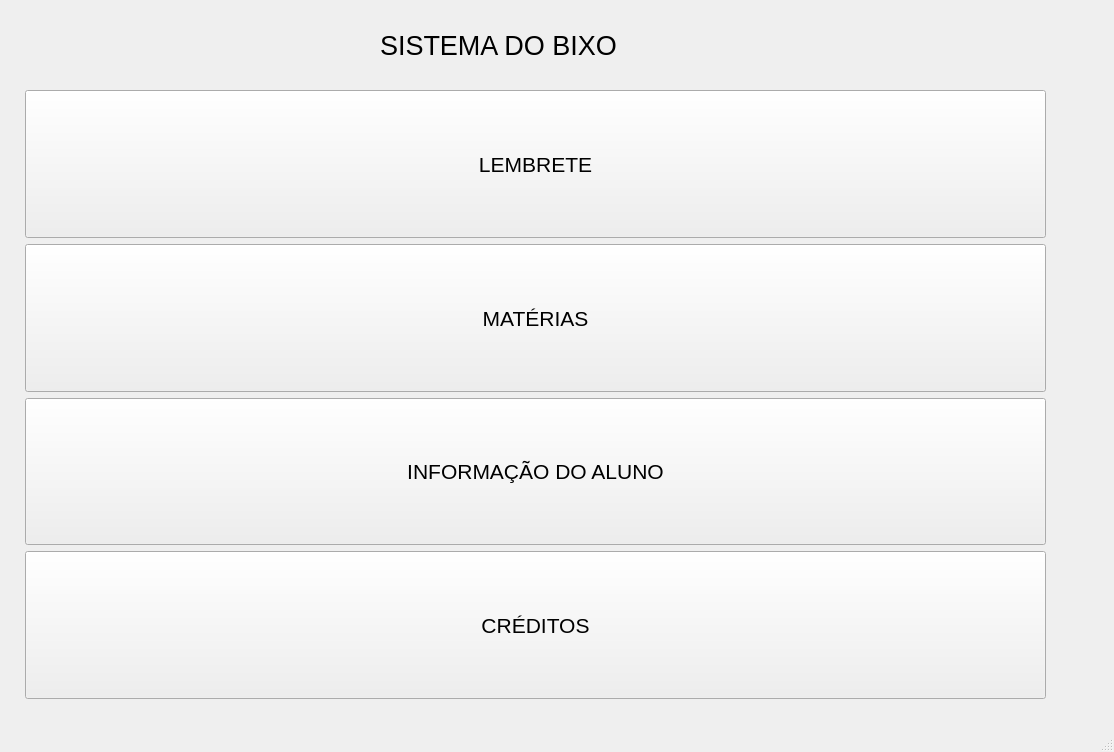
<?xml version="1.0" encoding="UTF-8"?>
<ui version="4.0">
 <class>MainWindow</class>
 <widget class="QMainWindow" name="MainWindow">
  <property name="geometry">
   <rect>
    <x>0</x>
    <y>0</y>
    <width>1114</width>
    <height>752</height>
   </rect>
  </property>
  <property name="maximumSize">
   <size>
    <width>1500</width>
    <height>1500</height>
   </size>
  </property>
  <property name="windowTitle">
   <string>MainWindow</string>
  </property>
  <widget class="QWidget" name="centralwidget">
   <widget class="QWidget" name="layoutWidget">
    <property name="geometry">
     <rect>
      <x>25</x>
      <y>90</y>
      <width>1021</width>
      <height>609</height>
     </rect>
    </property>
    <layout class="QVBoxLayout" name="verticalLayout_3">
     <item>
      <widget class="QPushButton" name="btn_Calendario">
       <property name="maximumSize">
        <size>
         <width>16777215</width>
         <height>150</height>
        </size>
       </property>
       <property name="font">
        <font>
         <pointsize>16</pointsize>
        </font>
       </property>
       <property name="text">
        <string>LEMBRETE</string>
       </property>
       <property name="iconSize">
        <size>
         <width>20</width>
         <height>20</height>
        </size>
       </property>
      </widget>
     </item>
     <item>
      <widget class="QPushButton" name="btn_Materias">
       <property name="maximumSize">
        <size>
         <width>16777215</width>
         <height>150</height>
        </size>
       </property>
       <property name="font">
        <font>
         <pointsize>16</pointsize>
        </font>
       </property>
       <property name="text">
        <string>MATÉRIAS</string>
       </property>
       <property name="iconSize">
        <size>
         <width>20</width>
         <height>20</height>
        </size>
       </property>
      </widget>
     </item>
     <item>
      <widget class="QPushButton" name="btn_Info_aluno">
       <property name="maximumSize">
        <size>
         <width>16777215</width>
         <height>150</height>
        </size>
       </property>
       <property name="font">
        <font>
         <pointsize>16</pointsize>
        </font>
       </property>
       <property name="text">
        <string>INFORMAÇÃO DO ALUNO</string>
       </property>
       <property name="iconSize">
        <size>
         <width>20</width>
         <height>20</height>
        </size>
       </property>
      </widget>
     </item>
     <item>
      <widget class="QPushButton" name="btn_Info_aluno_2">
       <property name="maximumSize">
        <size>
         <width>16777215</width>
         <height>150</height>
        </size>
       </property>
       <property name="font">
        <font>
         <pointsize>16</pointsize>
        </font>
       </property>
       <property name="text">
        <string>CRÉDITOS</string>
       </property>
       <property name="iconSize">
        <size>
         <width>20</width>
         <height>20</height>
        </size>
       </property>
      </widget>
     </item>
    </layout>
   </widget>
   <widget class="QLabel" name="label">
    <property name="geometry">
     <rect>
      <x>380</x>
      <y>10</y>
      <width>301</width>
      <height>71</height>
     </rect>
    </property>
    <property name="font">
     <font>
      <pointsize>20</pointsize>
     </font>
    </property>
    <property name="text">
     <string>SISTEMA DO BIXO</string>
    </property>
   </widget>
  </widget>
  <widget class="QMenuBar" name="menubar">
   <property name="geometry">
    <rect>
     <x>0</x>
     <y>0</y>
     <width>1114</width>
     <height>26</height>
    </rect>
   </property>
  </widget>
  <widget class="QStatusBar" name="statusbar"/>
 </widget>
 <resources/>
 <connections/>
</ui>
